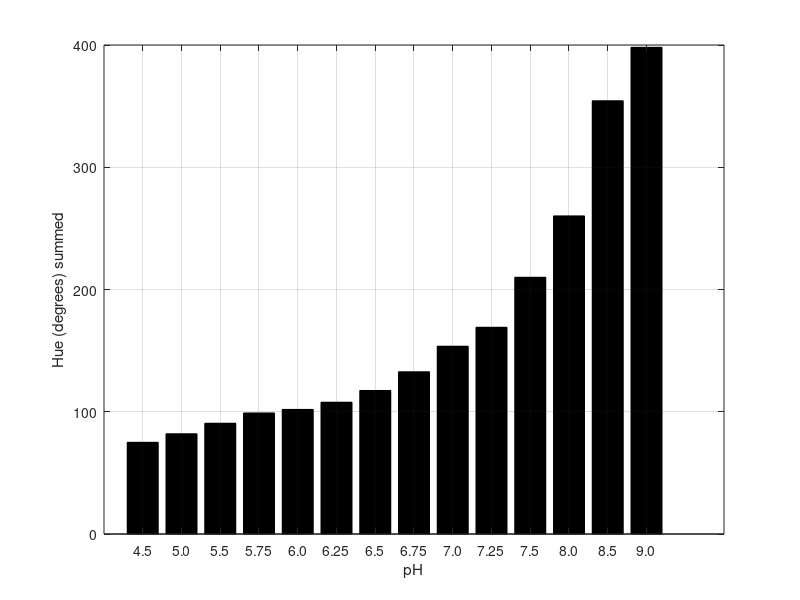
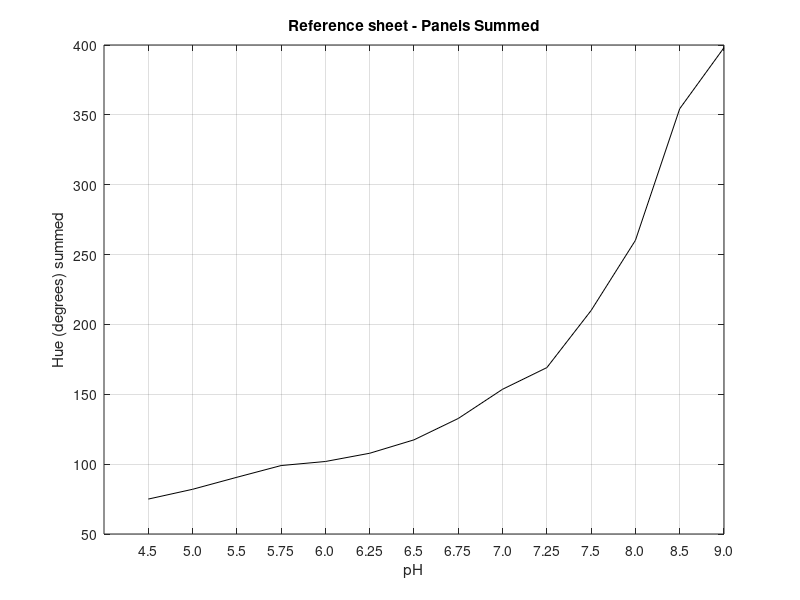

These charts were generated, in order, by the following MATLAB code:
%hue_script_detail Creates a hue-pH curve
%    Hue Script plots hue on the y-axis and pH on the x-axis.

panelRowOne = [22.6 28.6 32.4 39.4 39.4 42.4 47.0 54.5 62.9 68.5 83.5 130.7 174.2 187.4];
panelRowTwo = [52.4 53.4 58.2 59.6 62.5 65.4 70.4 78.2 90.7 100.6 126.5 129.5 180.2 210.7];

allPanels = [panelRowOne; panelRowTwo];

added = sum(allPanels);

figure(1);
bar(added, 'k'); 
set(gca,'XTick',1:14);
set(gca,'XTickLabel',{'4.5','5.0','5.5','5.75', '6.0', '6.25', '6.5', '6.75', '7.0', '7.25', '7.5', '8.0', '8.5', '9.0'})
%title('Reference sheet - Panels Summed')
xlabel("pH"); 
ylabel("Hue (degrees) summed");
grid on;
print('../figures/sum-detail-bar','-dpng')

figure(2);
plot(added, 'k'); 
set(gca,'XTick',1:14);
set(gca,'XTickLabel',{'4.5','5.0','5.5','5.75', '6.0', '6.25', '6.5', '6.75', '7.0', '7.25', '7.5', '8.0', '8.5', '9.0'})
title('Reference sheet - Panels Summed')
xlabel("pH"); 
ylabel("Hue (degrees) summed");
grid on;
print('../figures/sum-detail-plot','-dpng')